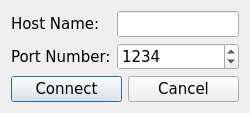
<?xml version="1.0" encoding="UTF-8"?>
<ui version="4.0">
 <class>ConnectDialog</class>
 <widget class="QDialog" name="ConnectDialog">
  <property name="geometry">
   <rect>
    <x>0</x>
    <y>0</y>
    <width>250</width>
    <height>108</height>
   </rect>
  </property>
  <property name="font">
   <font>
    <family>Verdana</family>
    <pointsize>11</pointsize>
   </font>
  </property>
  <property name="windowTitle">
   <string>Connection</string>
  </property>
  <layout class="QVBoxLayout" name="verticalLayout">
   <item>
    <layout class="QGridLayout" name="gridLayout">
     <item row="0" column="0">
      <widget class="QLabel" name="hostNameLabel">
       <property name="text">
        <string>Host Name:</string>
       </property>
      </widget>
     </item>
     <item row="0" column="1">
      <widget class="QLineEdit" name="hostNameLineEdit">
       <property name="text">
        <string/>
       </property>
      </widget>
     </item>
     <item row="1" column="0">
      <widget class="QLabel" name="portNumberLabel">
       <property name="text">
        <string>Port Number:</string>
       </property>
      </widget>
     </item>
     <item row="1" column="1">
      <widget class="QSpinBox" name="portNumberSpinBox">
       <property name="maximum">
        <number>9999</number>
       </property>
       <property name="value">
        <number>1234</number>
       </property>
      </widget>
     </item>
    </layout>
   </item>
   <item>
    <layout class="QHBoxLayout" name="horizontalLayout">
     <item>
      <widget class="QPushButton" name="connectButton">
       <property name="text">
        <string>Connect</string>
       </property>
      </widget>
     </item>
     <item>
      <widget class="QPushButton" name="cancelButton">
       <property name="text">
        <string>Cancel</string>
       </property>
      </widget>
     </item>
    </layout>
   </item>
  </layout>
 </widget>
 <resources/>
 <connections/>
</ui>
